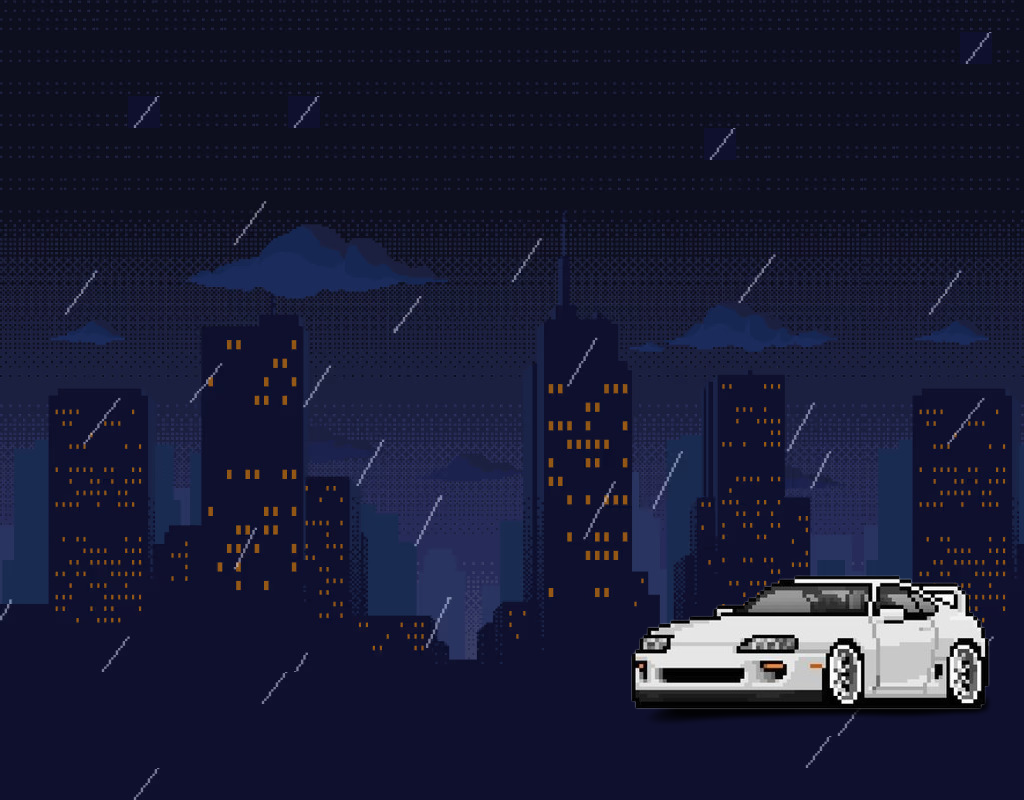

Tiled map render using the project's own tile images. Description and the whole map definition, tile-layer contents included, below:
An orthogonal 32x25 tile map with 32x32 px tiles, 2 tile layers (Tile Layer 1, car), 3 tilesets.

<map version="1.10" tiledversion="1.11.2" orientation="orthogonal" renderorder="right-down" width="32" height="25" tilewidth="32" tileheight="32" infinite="0" nextlayerid="7" nextobjectid="48">
 <tileset firstgid="1" name="-night-city-rainy" tilewidth="32" tileheight="32" tilecount="405" columns="27">
  <image source="-night-city-rainy.jpg" trans="ff00ff" width="889" height="500" />
 </tileset>
 <tileset firstgid="406" name="car" tilewidth="32" tileheight="32" tilecount="225" columns="15">
  <image source="651f4b5710d3a0775add30591574c129-removebg-preview.png" trans="ff00ff" width="500" height="500" />
 </tileset>
 <tileset firstgid="631" name="bench-7869706_960_720" tilewidth="32" tileheight="32" tilecount="484" columns="22">
  <image source="bench-7869706_960_720.png" trans="ff00ff" width="720" height="720" />
 </tileset>
 <layer id="1" name="Tile Layer 1" width="32" height="25">
  <data encoding="csv">
1,2,3,1,1,2,3,1,2,3,4,1,2,3,1,1,2,3,4,1,2,3,1,2,3,4,1,2,1,2,3,4,
1,2,1,2,1,2,1,1,2,3,1,1,2,3,1,1,2,3,1,1,2,3,1,1,2,1,1,2,1,2,382,4,
1,2,1,2,1,1,1,1,2,3,1,2,1,2,1,1,2,3,1,2,1,1,2,1,2,1,1,2,1,2,3,4,
1,1,2,3,382,1,2,3,1,382,2,3,4,1,2,3,1,2,1,2,1,1,2,3,1,1,2,1,1,2,3,4,
1,1,2,3,1,1,2,3,1,1,2,3,4,1,2,3,1,2,1,2,1,1,382,3,1,1,2,3,1,2,3,4,
1,1,1,1,1,1,1,1,1,1,1,1,1,1,1,1,1,1,2,3,4,5,6,7,1,2,3,1,1,2,3,4,
1,2,3,4,5,6,7,8,9,10,11,12,13,14,15,16,17,18,19,20,21,22,23,24,25,26,27,1,2,3,4,5,
28,29,30,31,32,33,34,35,36,37,38,39,40,41,42,43,44,45,46,47,48,49,50,51,52,53,54,28,29,30,31,32,
55,56,57,58,59,60,61,62,63,64,65,66,67,68,69,70,71,72,73,74,75,76,77,78,79,80,81,55,56,57,58,59,
82,83,84,85,86,87,88,89,90,91,92,93,94,95,96,97,98,99,100,101,102,103,104,105,106,107,108,82,83,84,85,86,
109,110,111,112,113,114,115,116,117,118,119,120,121,122,123,124,125,126,127,128,129,130,131,132,133,134,135,109,110,111,112,113,
136,137,138,139,140,141,142,143,144,145,146,147,148,149,150,151,152,153,154,155,156,157,158,159,160,161,162,136,137,138,139,140,
163,164,165,166,167,168,169,170,171,172,173,174,175,176,177,178,179,180,181,182,183,184,185,186,187,188,189,163,164,165,166,167,
190,191,192,193,194,195,196,197,198,199,200,201,202,203,204,205,206,207,208,209,210,211,212,213,214,215,216,190,191,192,193,194,
217,218,219,220,221,222,223,224,225,226,227,228,229,230,231,232,233,234,235,236,237,238,239,240,241,242,243,217,218,219,220,221,
244,245,246,247,248,249,250,251,252,253,254,255,256,257,258,259,260,261,262,263,264,265,266,267,268,269,270,244,245,246,247,248,
271,272,273,274,275,276,277,278,279,280,281,282,283,284,285,286,287,288,289,290,291,292,293,294,295,296,297,271,272,273,274,275,
298,299,300,301,302,303,304,305,306,307,308,309,310,311,312,313,314,315,316,317,318,319,320,321,322,323,324,298,299,300,301,302,
325,326,327,328,329,330,331,332,333,334,335,336,337,338,339,340,341,342,343,344,345,346,347,348,349,350,351,325,326,327,328,329,
352,353,354,355,356,357,358,359,360,361,362,363,364,365,366,367,368,369,370,371,372,373,374,375,376,377,378,352,353,354,355,356,
379,380,381,382,383,384,385,386,387,388,389,390,391,392,393,394,395,396,397,398,399,400,401,402,403,404,405,379,380,381,382,383,
379,380,379,379,379,380,381,379,382,379,379,380,381,379,380,381,379,380,379,379,379,379,379,379,379,379,379,379,379,379,380,381,
379,379,380,381,379,380,381,379,380,381,379,380,379,379,379,380,379,379,379,379,379,379,379,380,381,379,382,379,379,380,379,380,
379,380,381,381,379,380,381,379,380,381,379,380,379,380,379,379,379,379,379,379,380,381,381,381,381,382,381,381,381,381,379,380,
379,380,381,381,382,379,379,379,380,381,379,379,379,379,379,379,379,379,379,379,379,380,381,381,381,381,381,381,381,381,381,381
</data>
 </layer>
 <layer id="5" name="car" width="32" height="25" offsetx="-5.45455" offsety="-50.9091">
  <data encoding="csv">
1,2,3,1,1,1,2,3,1,2,3,4,5,5,5,5,5,5,5,5,5,5,5,5,5,5,5,5,1,2,3,4,
1,2,3,4,5,1,1,1,1,1,1,1,1,1,1,1,1,1,1,1,1,1,1,1,1,1,1,1,1,2,3,4,
0,0,0,0,0,0,0,0,0,0,0,0,0,0,0,0,0,0,0,0,0,0,0,0,0,0,0,0,0,0,0,0,
0,0,0,0,0,0,0,0,0,0,0,0,0,0,0,0,0,0,0,0,0,0,0,0,0,0,0,0,0,0,0,0,
0,0,0,0,0,0,0,0,0,0,0,0,0,0,0,0,0,0,0,0,0,0,0,0,0,0,0,0,0,0,0,0,
0,0,0,0,0,0,0,0,0,0,0,0,0,0,0,0,0,0,0,0,0,0,0,0,0,0,0,0,0,0,0,0,
0,0,0,0,0,0,0,0,0,0,0,0,0,0,0,0,0,0,0,0,0,0,0,0,0,0,0,0,0,0,0,0,
0,0,0,0,0,0,0,0,0,0,0,0,0,0,0,0,0,0,0,0,0,0,0,0,0,0,0,0,0,0,0,0,
0,0,0,0,0,0,0,0,0,0,0,0,0,0,0,0,0,0,0,0,0,0,0,0,0,0,0,0,0,0,0,0,
0,0,0,0,0,0,0,0,0,0,0,0,0,0,0,0,0,0,0,0,0,0,0,0,0,0,0,0,0,0,0,0,
0,0,0,0,0,0,0,0,0,0,0,0,0,0,0,0,0,0,0,0,0,0,0,0,0,0,0,0,0,0,0,0,
0,0,0,0,0,0,0,0,0,0,0,0,0,0,0,0,0,0,0,0,0,0,0,0,0,0,0,0,0,0,0,0,
0,0,0,0,0,0,0,0,0,0,0,0,0,0,0,0,0,0,0,0,0,0,0,0,0,0,0,0,0,0,0,0,
0,0,0,0,0,0,0,0,0,0,0,0,0,0,0,0,0,0,0,0,0,0,0,0,0,0,0,0,0,0,0,0,
0,0,0,0,0,0,0,0,0,0,0,0,0,0,0,0,0,0,0,0,0,0,0,0,0,0,0,0,0,0,0,0,
0,0,0,0,0,0,0,0,0,0,0,0,0,0,0,0,0,0,0,0,0,0,0,0,0,0,0,0,0,0,0,0,
0,0,0,0,0,0,0,0,0,0,0,0,0,0,0,0,0,0,0,0,0,0,0,0,0,0,0,0,0,0,0,0,
0,0,0,0,0,0,0,0,0,0,0,0,0,0,0,0,0,0,0,0,0,0,0,0,0,0,0,0,0,0,0,0,
0,0,0,0,0,0,0,0,0,0,0,0,0,0,0,0,0,0,466,467,468,469,470,471,472,473,474,475,476,477,478,479,
0,0,0,0,0,0,0,0,0,0,0,0,0,0,0,0,0,0,481,482,483,484,485,486,487,488,489,490,491,492,493,494,
0,0,0,0,0,0,0,0,0,0,0,0,0,0,0,0,0,0,496,497,498,499,500,501,502,503,504,505,506,507,508,509,
0,0,0,0,0,0,0,0,0,0,0,0,0,0,0,0,0,0,511,512,513,514,515,516,517,518,519,520,521,522,523,524,
0,0,0,0,0,0,0,0,0,0,0,0,0,0,0,0,0,0,526,527,528,529,530,531,532,533,534,535,536,537,538,539,
0,0,0,0,0,0,0,0,0,0,0,0,0,0,0,0,0,0,541,542,543,544,545,546,547,548,549,550,551,552,553,554,
0,0,0,0,0,0,0,0,0,0,0,0,0,0,0,0,0,0,556,557,558,559,560,561,562,563,564,565,566,567,568,569
</data>
 </layer>
</map>
